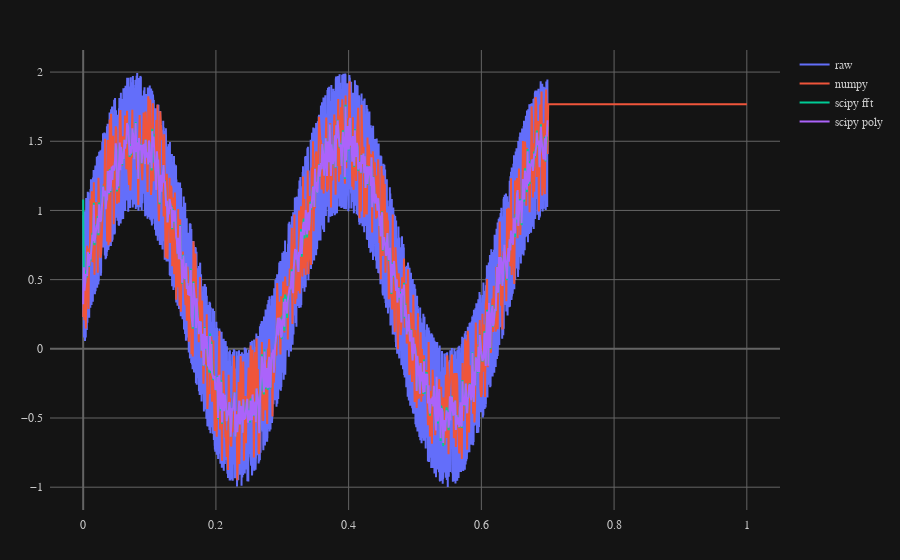

Notebook cell for this chart:
### Code cell
import numpy as np
import plotly.graph_objects as go
import time
import matplotlib.pyplot as plt
import scipy
import scipy.signal

# original data
N_data = 10_000
fullness = 0.7
data_x = np.linspace(0, fullness, int(N_data*fullness))
data_y = np.sin(data_x[:int(N_data*fullness)] * 20) + np.random.rand(int(N_data*fullness))

N_resamp = 1_000
data_x_resamp = np.linspace(0, 1, N_resamp)

# resample with numpy
data_y_resamp_np = np.interp(data_x_resamp, data_x, data_y).squeeze()

# resample with scipy resample
data_y_resamp_sp_resamp = scipy.signal.resample(data_y, int(N_resamp*fullness))

# resample with scipy poly
data_y_resamp_sp_poly = scipy.signal.resample_poly(data_y, up=1, down=10)

%timeit scipy.signal.resample_poly(data_y, up=1, down=10)




fig = go.Figure()
fig.update_layout(
    paper_bgcolor="rgba(20, 20, 20, 1.0)",  # Transparent background
    plot_bgcolor="rgba(20, 20, 20, 1.0)",   # Transparent plot area
    font=dict(
        family="JetBrains Mono",  # Set all text to JetBrains Mono
        color="rgb(200, 200, 200)"  # Text color
    ),
    xaxis=dict(
        showgrid=True,  # Show gridlines
        gridcolor="rgb(100, 100, 100)",  # Gridline color
        gridwidth=1,  # Gridline width
        zeroline=True,  # Show zeroline
        zerolinecolor="rgb(100, 100, 100)",  # Zeroline color
        zerolinewidth=2,  # Zeroline width
        ticklabelstandoff=6,
        range = [-0.05, 1.05],
    ),
    yaxis=dict(
        showgrid=True,  # Show gridlines
        gridcolor="rgb(100, 100, 100)",  # Gridline color
        gridwidth=1,  # Gridline width
        zeroline=True,  # Show zeroline
        zerolinecolor="rgb(100, 100, 100)",  # Zeroline color
        zerolinewidth=2,  # Zeroline width
        ticklabelstandoff=6,
    ),
    margin=dict(l=50, r=50, t=50, b=50),  # Set margins    
)
fig.add_trace(go.Scatter(
    x = data_x,
    y = data_y,
    mode = "lines",
    name = "raw"
))
fig.add_trace(go.Scatter(
    x = data_x_resamp,
    y = data_y_resamp_np,
    mode = "lines",
    name = "numpy", 
))
fig.add_trace(go.Scatter(
    x = data_x_resamp,
    y = data_y_resamp_sp_resamp,
    mode = "lines",
    name = "scipy fft",
))
fig.add_trace(go.Scatter(
    x = data_x_resamp,
    y = data_y_resamp_sp_poly,
    mode = "lines",
    name = "scipy poly",
))


fig.show()

### Figure 1 — Plotly figure (JSON) as saved in the notebook; plotly's stock layout.template omitted (floating-point values rounded to 4 significant figures; data arrays with more than 128 entries replaced by an {"elided": "..."} marker saying what was removed)
{"data": [{"mode": "lines", "name": "raw", "type": "scatter", "x": {"elided": "7000 float values"}, "y": {"elided": "7000 float values"}}, {"mode": "lines", "name": "numpy", "type": "scatter", "x": {"elided": "1000 float values"}, "y": {"elided": "1000 float values"}}, {"mode": "lines", "name": "scipy fft", "type": "scatter", "x": {"elided": "1000 float values"}, "y": {"elided": "700 float values"}}, {"mode": "lines", "name": "scipy poly", "type": "scatter", "x": {"elided": "1000 float values"}, "y": {"elided": "700 float values"}}], "layout": {"font": {"color": "rgb(200, 200, 200)", "family": "JetBrains Mono"}, "margin": {"b": 50, "l": 50, "r": 50, "t": 50}, "paper_bgcolor": "rgba(20, 20, 20, 1.0)", "plot_bgcolor": "rgba(20, 20, 20, 1.0)", "xaxis": {"gridcolor": "rgb(100, 100, 100)", "gridwidth": 1, "range": [-0.05, 1.05], "showgrid": true, "ticklabelstandoff": 6, "zeroline": true, "zerolinecolor": "rgb(100, 100, 100)", "zerolinewidth": 2}, "yaxis": {"gridcolor": "rgb(100, 100, 100)", "gridwidth": 1, "showgrid": true, "ticklabelstandoff": 6, "zeroline": true, "zerolinecolor": "rgb(100, 100, 100)", "zerolinewidth": 2}}}
